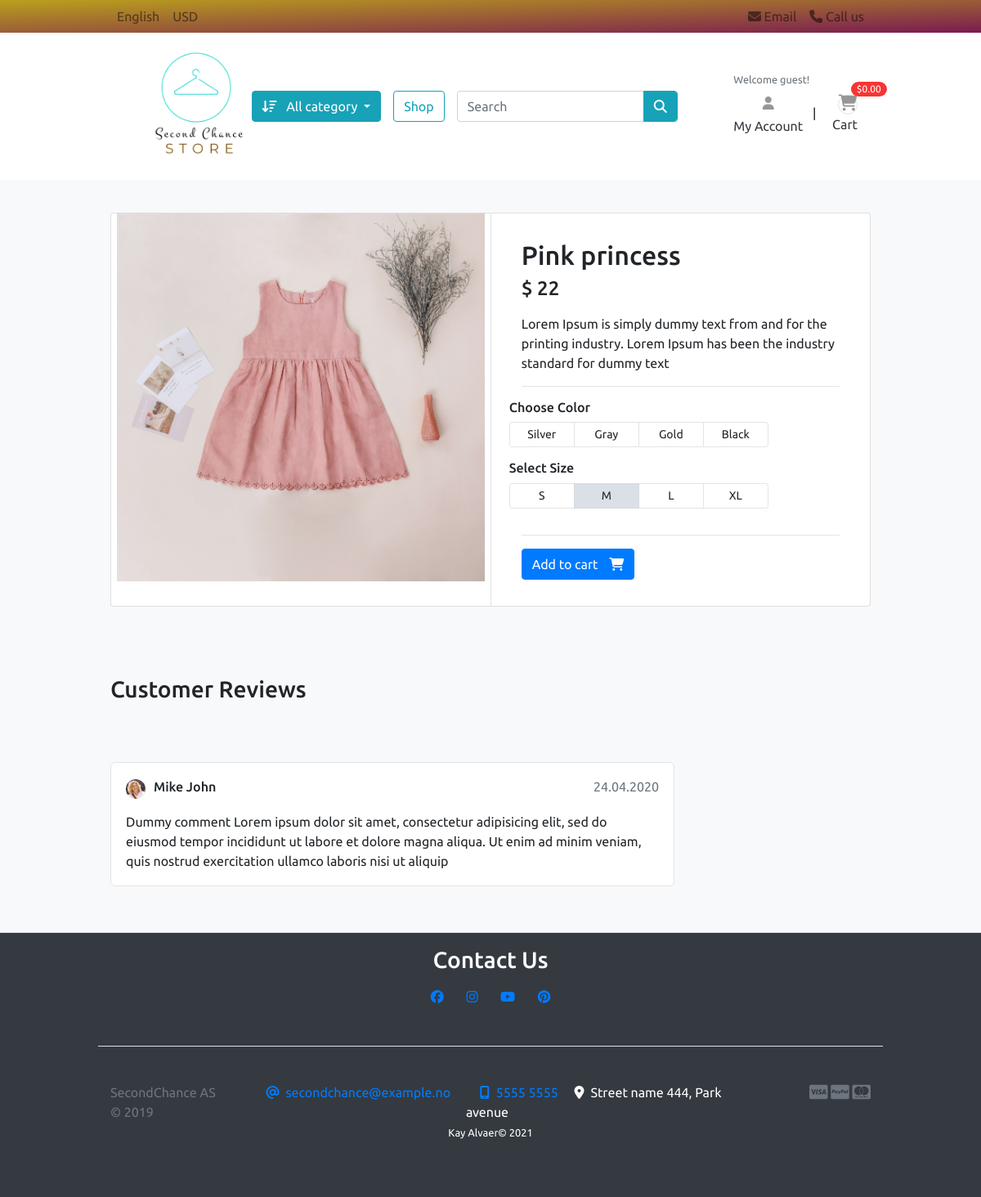
Screenshot of /stock/kids/pink-princess/ with the database file from the repository.
### stock/models.py (models this page shows, shortened)
class Product(models.Model):
    product_name    = models.CharField(max_length=200, unique=True)
    slug            = models.SlugField(max_length=200, unique=True)
    description     = models.TextField(max_length=500, blank=True)
    price           = models.IntegerField()
    images          = models.ImageField(upload_to='photos/products')
    stock           = models.IntegerField()
    is_available    = models.BooleanField(default=True)
    category        = models.ForeignKey(Category, on_delete=models.CASCADE)
    created_date    = models.DateTimeField(auto_now_add=True)
    modified_date   = models.DateTimeField(auto_now=True)

### stock/views.py (the view)
# urls.py: path('<slug:category_slug>/<slug:product_slug>/', views.product_info, name='product_info'),
def product_info(request, category_slug, product_slug):
    try:
        single_product = Product.objects.get(category__slug=category_slug, slug=product_slug)
    except Exception as e:
        raise e
    context = {
        'single_product': single_product,
    }
    return render(request, 'stock/product_info.html', context)

### category/context_processors.py (called while the page is built)
def category_links(request):
    links = Category.objects.all()
    return dict(links=links)

### category/models.py (called while the page is built)
    def get_urlcategory(self):
        return reverse('products_in_category', args=[self.slug])

### templates/stock/product_info.html
{% extends 'base.html' %} {% load static %} {% block content %}
<section class="section-content padding-y bg">
    <div class="container">
        <div class="card">
            <div class="row no-gutters">
                <aside class="col-md-6">
                    <article class="gallery-wrap">
                        <div class="img-big-wrap">
                            <a href="#" target="mainImage"><img src="{{single_product.images.url}}" alt="Product Image" /></a>
                        </div>
                    </article>
                </aside>
                <main class="col-md-6 border-left">
                    <article class="content-body">
                        <h2 class="title">{{ single_product.product_name }}</h2>
                        <div class="mb-3">
                            <var class="price h4">$ {{single_product.price}}</var>
                        </div>
                        <p>{{ single_product.description }}</p>
                        <hr />
                        <div class="row">
                            <div class="item-option-select">
                                <h6>Choose Color</h6>
                                <div class="btn-group btn-group-sm btn-group-toggle" data-toggle="buttons">
                                    <label class="btn btn-light">
                    <input type="radio" name="radio_color" /> Silver
                  </label>
                                    <label class="btn btn-light">
                    <input type="radio" name="radio_color" /> Gray
                  </label>
                                    <label class="btn btn-light active">
                    <input type="radio" name="radio_color checked" /> Gold
                  </label>
                                    <label class="btn btn-light">
                    <input type="radio" name="radio_color" /> Black
                  </label>
                                </div>
                            </div>
                        </div>
                        <div class="row">
                            <div class="item-option-select">
                                <h6>Select Size</h6>
                                <div class="btn-group btn-group-sm btn-group-toggle" data-toggle="buttons">
                                    <label class="btn btn-light">
                    <input type="radio" name="radio_color" /> S
                  </label>
                                    <label class="btn btn-light active">
                    <input type="radio" name="radio_color" checked /> M
                  </label>
                                    <label class="btn btn-light">
                    <input type="radio" name="radio_color" /> L
                  </label>
                                    <label class="btn btn-light">
                    <input type="radio" name="radio_color" /> XL
                  </label>
                                </div>
                            </div>
                        </div>
                        <hr />
                        <a href="./product_info.html" class="btn btn-primary">
                            <span class="text">Add to cart</span>
                            <i class="fas fa-shopping-cart"></i>
                        </a>
                    </article>
                </main>
            </div>
        </div>
        <br />
        <div class="row">
            <div class="col-md-9">
                <header class="section-heading">
                    <h3>Customer Reviews</h3>
                </header>
                <article class="box mb-3">
                    <div class="icontext w-100">
                        <img src="{% static './images/avatars/avatar1.jpg' %}" class="img-xs icon rounded-circle" />
                        <div class="text">
                            <span class="date text-muted float-md-right">24.04.2020 </span>
                            <h6 class="mb-1">Mike John</h6>
                        </div>
                    </div>
                    <div class="mt-3">
                        <p>
                            Dummy comment Lorem ipsum dolor sit amet, consectetur adipisicing elit, sed do eiusmod tempor incididunt ut labore et dolore magna aliqua. Ut enim ad minim veniam, quis nostrud exercitation ullamco laboris nisi ut aliquip
                        </p>
                    </div>
                </article>
            </div>
        </div>
    </div>
</section>
{% endblock %}

### shopcore/static/css/ui.css (style rules this page uses)
body { font-family: 'Ubuntu', sans-serif; }
.content-body { flex: 1 1 auto; padding: 2rem 2.3rem; }
.img-xs, .img-sm, .img-md, .img-lg { -o-object-fit: cover; object-fit: cover; flex-shrink: 0; flex-grow: 0; }
.img-xs { width: 40px; height: 40px; }
.padding-y { padding-top: 40px; padding-bottom: 40px; }
var { font-style: normal; }
article:after, .form-group:after { display: block; clear: both; content: ""; }
.bg { background-color: #f8f9fa; }
.section-heading { margin-bottom: 20px; margin-top: 15px; }
p:last-child { margin-bottom: 0; }
.btn-light { background-color: #fff; border-color: #e4e4e4; }
.btn .text + i { margin-left: 10px; }
.icontext { display: inline-flex; align-items: center; vertical-align: middle; }
.icontext .text { width: 100%; line-height: 1.2; }
.icontext .icon { position: relative; margin-right: 10px; flex-shrink: 0; flex-grow: 0; }
.box { padding: 18px; background: #fff; border-radius: 0.37rem; border: 1px solid #e4e4e4; }
.box img { max-width: 100%; }
.section-heading { padding: 45px 0; }
.gallery-wrap .img-big-wrap { margin-bottom: 10px; border-radius: 0.37rem; overflow: hidden; background-color: #fff; }
.gallery-wrap .img-big-wrap a { text-align: center; display: block; }
.gallery-wrap .img-big-wrap img { height: 450px; width: auto; display: inline-block; }
.item-option-select { margin-bottom: 1rem; display: inline-block; margin-right: 15px; }
.item-option-select .btn { min-width: 80px; }
.icon { align-items: center; display: inline-flex; justify-content: center; height: 1.5rem; width: 1.5rem; }
@media (min-width: 1200px) { .container { max-width: 80%; } }

### rows the page displays
Product: images (picture), product_name "Pink princess", price "22", description "Lorem Ipsum is simply dummy text from and for the printing industry. Lorem Ipsum has been the industry standard for dummy text"
